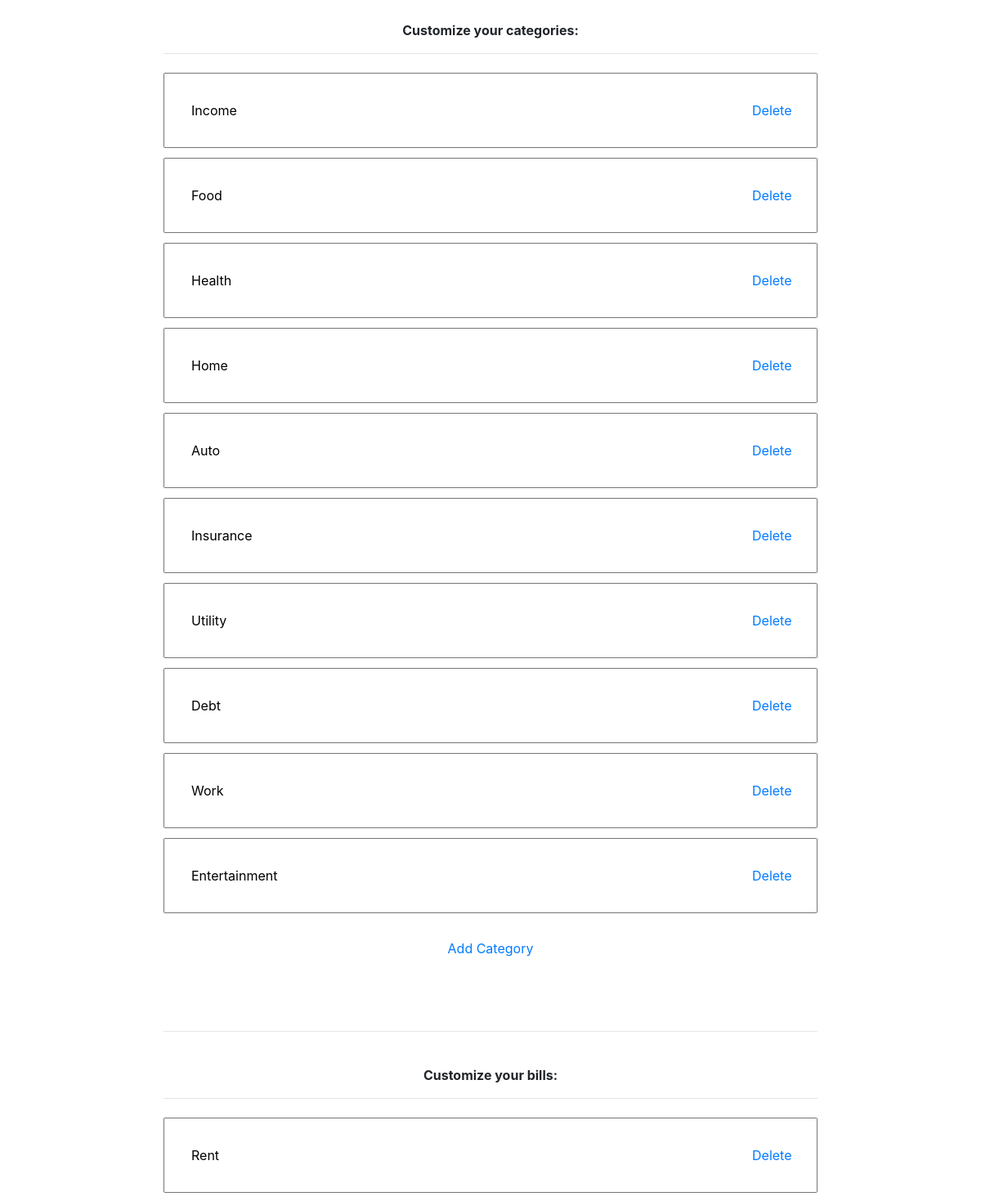
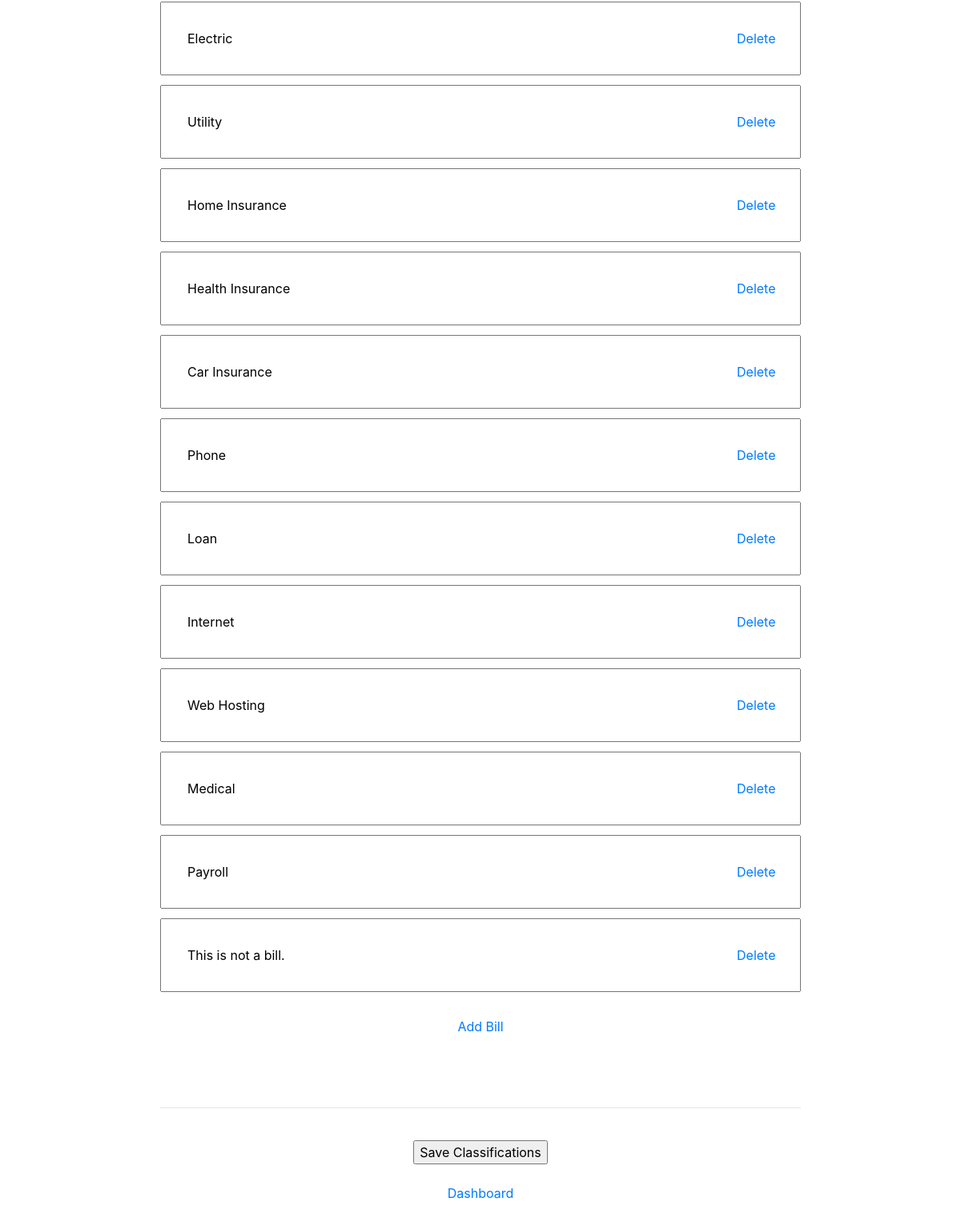
The app's page /custom/index.php (signed in) with its own data (2 pictures, top to bottom).
### tables this page shows
CREATE TABLE IF NOT EXISTS `users` (
  `id` int(11) NOT NULL AUTO_INCREMENT,
  `username` text NOT NULL,
  `password` text NOT NULL,
  `created_at` datetime NOT NULL DEFAULT CURRENT_TIMESTAMP,
  `categories` text NOT NULL,
  `bills` text NOT NULL,
  PRIMARY KEY (`id`)
);

### custom/index.php (the view, shortened to what this page needs)
<?php
if(!isset($_SESSION["loggedin"]) || $_SESSION["loggedin"] !== true){
    header("location: ../login/");
    exit;
} else {
	$username = $_SESSION["username"];
}
?>
<!doctype html>
<html>
<head>
<link href="../style.css" rel="stylesheet" />
<link rel="stylesheet" href="https://stackpath.bootstrapcdn.com/bootstrap/4.5.2/css/bootstrap.min.css" />
</head>
<body>
<?php
include('../header.php');
$sql = "SELECT * FROM `users` WHERE `username` = '$username'";
$result = mysqli_query($conn, $sql);
$row = mysqli_fetch_assoc($result);
$categories = explode (",", $row['categories']);
$bills = explode (",", $row['bills']);
echo '<form action=' . htmlspecialchars($_SERVER["PHP_SELF"]) . ' method="post">';
echo '<table class="custom categories" align="center">';
echo '<tr><td><center><strong>Customize your categories:</strong></center><hr/></td></tr>';
foreach($categories as $key => $value):
echo '<tr><td><input type="text" name="categories[]" value="'.$value.'" /> <a class="delete" href="#">Delete</a></td></tr>';
endforeach;
echo '<tr><td><br/><a class="addCat" href="#">Add Category</a><br/><br/><br/></td></tr>';
echo '</table><br/><hr/><br/>';
echo '<table class="custom bills" align="center">';
echo '<tr><td><center><strong>Customize your bills:</strong></center><hr/></td></tr>';
foreach($bills as $key => $value):
echo '<tr><td><input type="text" name="bills[]" value="'.$value.'" /> <a class="delete" href="#">Delete</a></td></tr>';
endforeach;
echo '<tr><td><br/><a class="addBill" href="#">Add Bill</a><br/><br/><br/></td></tr>';
echo '</table><br/><hr/><br/>';
echo '<center><input type="submit" value="Save Classifications" /></center></form>';
echo '<br/>';
echo '<center><a href="../">Dashboard</a></center>';
include('../footer.php');
?>
</body>
</html>

### header.php (shortened to what this page needs)
<?php
echo '<br/>';
?>

### footer.php (shortened to what this page needs)
<?php
echo '<br/>';
?>

### style.css (style rules this page uses)
body { font-family: sans-serif; font-size: 12px; }
table { max-width: 50%; min-width: 800px; text-align: center; }
hr { width: 800px; }
input[type=text], input[type=password], select, select option { box-sizing: border-box; width: 100%; margin: 5px 0; padding: 4%; text-align: left; }
table.custom tr { position: relative; }
table.custom tr td a.delete { position: absolute; top: 50%; transform: translate(-80px,-50%); }

### records on screen
users: categories "Income", categories "Food", categories "Health", categories "Home", categories "Auto", categories "Insurance", categories "Utility", categories "Debt", categories "Work", categories "Entertainment", bills "Rent", bills "Electric", bills "Utility", bills "Home Insurance", bills "Health Insurance", bills "Car Insurance", bills "Phone", bills "Loan", bills "Internet", bills "Web Hosting", bills "Medical", bills "Payroll", bills "This is not a bill."
